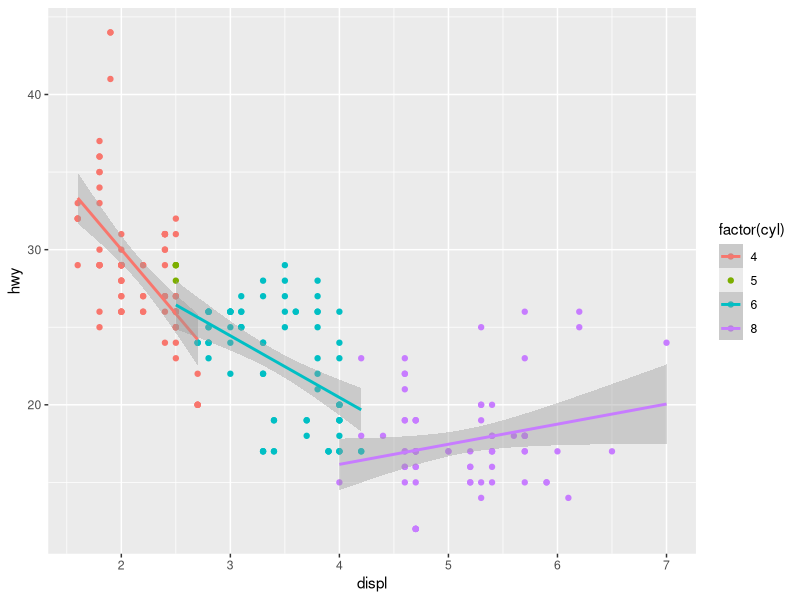

Source code (R):
## ---- chunk 1
library(ggplot2)

ggplot(mpg, aes(displ, hwy, color = factor(cyl))) + 
  geom_point() +
  stat_smooth(method = "lm")
